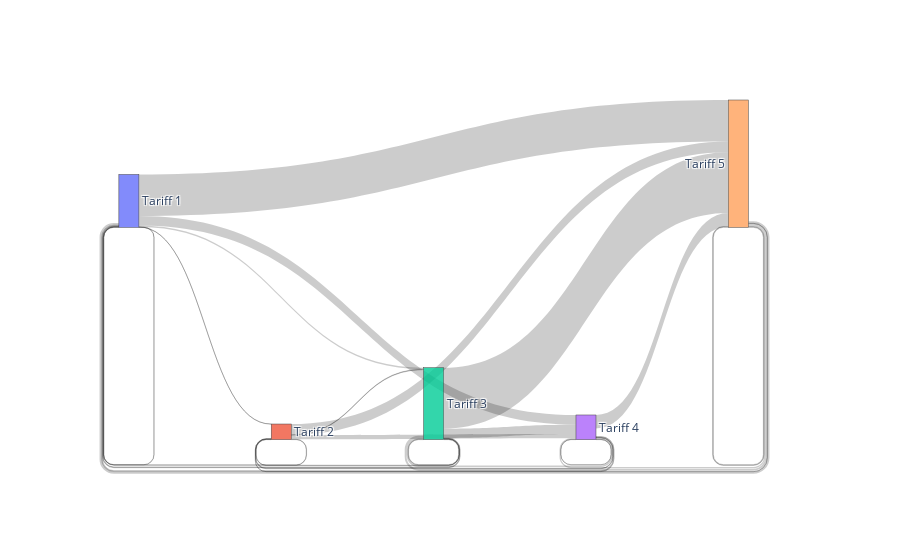

The notebook cell this image was saved under:
### Code cell
import plotly.graph_objects as go

fig = go.Figure(go.Sankey(
    node=dict(label=["Tariff 1", "Tariff 2", "Tariff 3", "Tariff 4", "Tariff 5"]),
    link=dict(
        source=transition_counts['FROM_TARIFF'] - 1,  # Индексы начинаются с 0
        target=transition_counts['TO_TARIFF'] - 1,
        value=transition_counts['COUNT']
    )
))
fig.show()

### Figure 1 — Plotly figure (JSON) as saved in the notebook; plotly's stock layout.template omitted (floating-point values rounded to 4 significant figures)
{"data": [{"link": {"source": [0, 0, 0, 0, 0, 1, 1, 1, 1, 2, 2, 2, 2, 2, 3, 3, 3, 3, 3, 4, 4, 4, 4, 4], "target": [0, 1, 2, 3, 4, 0, 2, 3, 4, 0, 1, 2, 3, 4, 0, 1, 2, 3, 4, 0, 1, 2, 3, 4], "value": [9, 5, 55, 378, 1613, 13, 20, 158, 417, 28, 12, 21, 367, 2372, 37, 20, 56, 8, 528, 81, 4, 75, 49, 29]}, "node": {"label": ["Tariff 1", "Tariff 2", "Tariff 3", "Tariff 4", "Tariff 5"]}, "type": "sankey"}], "layout": {}}
